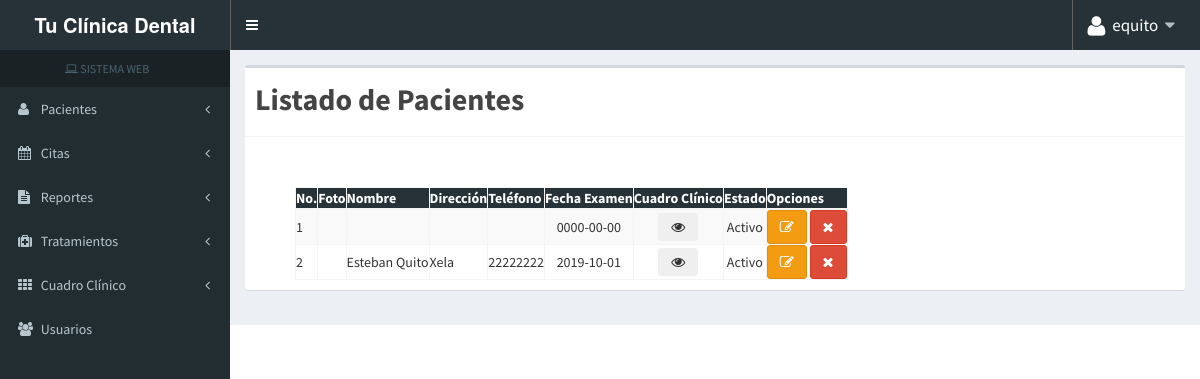
The page /listaPaciente.php (signed in) on the database as committed earlier.
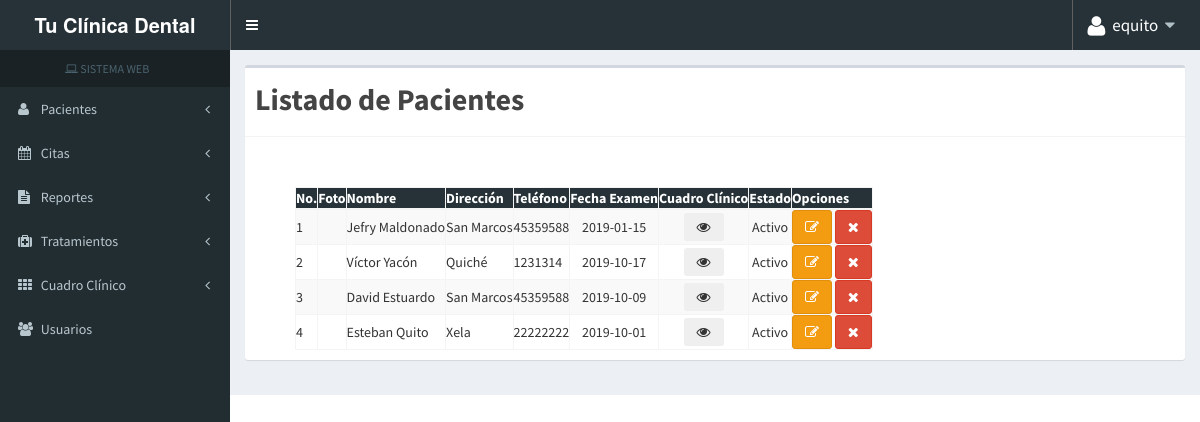
The same page on the database as committed later.
### tables this page shows
CREATE TABLE `tbl_pacientes` (
  `id_Pacientes` int(11) NOT NULL,
  `nombre_Pacientes` varchar(45) NOT NULL,
  `direccion_Pacientes` varchar(45) NOT NULL,
  `telefonoCasa` varchar(12) DEFAULT NULL,
  `telefonoCel` varchar(12) DEFAULT NULL,
  `fechaRegistro` date NOT NULL,
  `fechaNacimiento` date NOT NULL,
  `estadoCivil` varchar(45) DEFAULT NULL,
  `ocupacion` varchar(45) DEFAULT NULL,
  `recomendadoPor` varchar(45) DEFAULT NULL,
  `personaResponsable` varchar(40) DEFAULT NULL,
  `numeroRecomendaciones` int(11) DEFAULT NULL,
  `direccionResponsable` varchar(45) DEFAULT NULL,
  `medicoPersonal` varchar(45) DEFAULT NULL,
  `telefonoMedico` varchar(45) DEFAULT NULL,
  `fotografias` varchar(254) DEFAULT NULL,
  `estadoPaciente` varchar(45) NOT NULL
);

### listaPaciente.php (the view, shortened to what this page needs)
<?php
  $db =  new DbConnection;
  $conexion=$db->conectar();
?>
<!DOCTYPE html>
<html lang="en">
<head>
  <link rel="stylesheet" href="css/bootstrap.min.css">
  <link rel="stylesheet" href="css/font-awesome.css">
  <link rel="stylesheet" href="css/AdminLTE.min.css">
  <link rel="stylesheet" href="css/_all-skins.min.css">
  <link rel="stylesheet" href="css/jquery.dataTables.min.css">
  <link rel="stylesheet" href="DataTables/DataTables-1.10.18/dataTables.bootstrap.min.js">
  <link rel="stylesheet" href="css/alertify.min.css">
  <link rel="stylesheet" href="css/themes/default.min.css"/>
</head>
<body class="hold-transition skin-blue sidebar-mini">
<?php require_once 'plantilla.php';
 ?>
<div class="content-wrapper" style="margin-top:50px;">
  <section class="content">
    <div class="row">
      <div class="col-md-12">
        <div class="box">
          <div class="box-header with-border">
            <label style="font-size:30px;">Listado de Pacientes</label>
          </div>
          <div class="box-body">
            <br>
            <br>
              <div class="row" style="margin-left:25px;margin-right:25px;">
                <div class="col-md-12" >
                        <table class="display table-bordered table-hover table-striped" id="mytable">
                            <thead style="background: #263238; color:#FFFFFF;">
                                <tr>
                                    <th>No.</th>
                                    <th>Foto</th>
                                    <th>Nombre</th>
                                    <th>Dirección</th>
                                    <th>Teléfono</th>
                                    <th>Fecha Examen</th>
                                    <th>Cuadro Clínico</th>
                                    <th>Estado</th>
                                    <th>Opciones</th>
                                </tr>
                            </thead>
                            <tbody>
                                <?php
                                  $i = 0;
								  $sql="SELECT *From tbl_pacientes order by id_Pacientes desc";
								  $result=mysqli_query($conexion,$sql);
								  while($row=mysqli_fetch_array($result)){
									$i++;
                                ?>
                              <tr>
                <td><?php echo $i; ?></td>
                <td><<?php echo $row['fotografias'] ?>/td>
                <td class="font-weight-bold"><?php echo $row['nombre_Pacientes'] ?></td>
                <td><?php echo $row['direccion_Pacientes'] ?></td>
                <td><?php echo $row['telefonoCel'] ?></td>
                <td class="text-center"><?php echo $row['fechaRegistro'] ?></td>
                <td class="text-center">
                  <form action="detallecc.php" method="post">
                  <button type="submit" class="btn btn-light fa fa-eye" id="btndetalle"  title="Ver detalle"></button>
                  </form>
                </td>
                <td class="text-center"><?php
                  if ($row['estadoPaciente'] == 'activo') {
                    echo "Activo";
                  }
                  ?></td>
                <td>
                  <center>
										<button type="button" class="btn btn-warning " onclick="actualizar('<?php echo $row['id_Pacientes'] ?>','<?php echo $row['nombre_Pacientes'] ?>','<?php echo $row['direccion_Pacientes'] ?>','<?php echo $row['telefonoCel'] ?>')"  title="Editar" ><span class="fa fa-pencil-square-o edit"></span></button>
										<?php if ($row['estadoPaciente'] == 'activo') { ?>
										<button type="button" class="btn btn-danger" onclick="desactivar('<?php echo $row['id_Pacientes']; ?>','<?php echo $row['nombre_Pacientes']; ?>')"  title="Desactivar" ><i class="fa fa-times"></i></button>
										<?php }if ($row['estadoPaciente'] == 'inactivo') { ?>
										<button type="button" class="btn btn-success" onclick="activar('<?php echo $row['id_Pacientes'] ?>','<?php echo $row['nombre_Pacientes'] ?>')"  title="Activar" ><i class="fa fa-check"></i></button>
										<?php }  ?>
								  </center>
                                    </td>
                              </tr>
								<?php
								  }
                                ?>
                          </tbody>
                          </table>
                  </div>
                </div>
            </div>
          </div>
        </div>
      </div>
    </div>
</body>
</html>

### plantilla.php (shortened to what this page needs)
    <div class="wrapper">
      <header class="main-header" style="position: fixed; width:100%;-moz-box-shadow: 1px 1px 3px #212121;">
        <a href="index.php" class="logo" style="background:#263238;">
          <span class="logo-lg"><b>Tu Clínica Dental</b></span>
        </a>
        <nav class="navbar navbar-static-top" role="navigation" style="background:#263238;">
          <a href="#" class="sidebar-toggle" data-toggle="offcanvas" role="button"style="background:#263238; border-left: 1px solid #616161;">
          </a>
          <div class="navbar-custom-menu" style="border-left: 1px solid #616161; font-size: 17px;">
            <ul class="nav navbar-nav">
              <li class="nav-item dropdown">
                <a href="#" class="dropdown-toggle" data-toggle="dropdown" style="height:50px;">
                  <i class="fa fa-user fa-lg"></i>&nbsp; <?php echo $_SESSION["usuario"]; ?>&nbsp;
                  <i class="fa fa-caret-down" aria-hidden="true" style="color: #b0bec5;"></i>&nbsp;&nbsp;&nbsp;
                </a>
              </li>
            </ul>
          </div>
        </nav>
      </header>
      <aside class="main-sidebar" style="position: fixed;">
        <section class="sidebar">
          <ul class="sidebar-menu">
            <li class="header"><i class="fa fa-laptop" style="margin-left: 50px; text-size:40px;"></i> SISTEMA WEB</li>
            <li class="treeview">
              <a href="#">
                <i class="fa fa-user" aria-hidden="true"></i>
                <span>Pacientes</span>
                <i class="fa fa-angle-left pull-right"></i>
              </a>
            </li>
            <li class="treeview">
              <a href="#">
			  	<i class="fa fa-calendar" aria-hidden="true"></i>
                <span>Citas</span>
                 <i class="fa fa-angle-left pull-right"></i>
              </a>
            </li>
            <li class="treeview">
              <a href="#">
			  	<i class="fa fa-file-text" aria-hidden="true"></i>
                <span>Reportes</span>
                 <i class="fa fa-angle-left pull-right"></i>
              </a>
            </li>
            <li class="treeview">
              <a href="#">
			  	<i class="fa fa-medkit" aria-hidden="true"></i>
                <span>Tratamientos</span>
                 <i class="fa fa-angle-left pull-right"></i>
              </a>
            </li>
            <li class="treeview">
              <a href="#">
                <i class="fa fa-th"></i>
                <span>Cuadro Clínico</span>
                 <i class="fa fa-angle-left pull-right"></i>
              </a>
            </li>
            <li>
				<a href="usuario.php">
					<i class="fa fa-users" aria-hidden="true"></i>
					<span>Usuarios</span>
				</a>
            </li>
          </ul>
        </section>
      </aside>
</div>

Rows that differ between the two databases and show on the page:
added tbl_pacientes: nombre_Pacientes "Jefry Maldonado", direccion_Pacientes "San Marcos", telefonoCel "45359588", fechaRegistro "2019-01-15", estadoPaciente "Activo"
added tbl_pacientes: nombre_Pacientes "Víctor Yacón", direccion_Pacientes "Quiché", telefonoCel "1231314", fechaRegistro "2019-10-17", estadoPaciente "Activo"
changed tbl_pacientes: nombre_Pacientes (not shown) → "David Estuardo"; direccion_Pacientes (not shown) → "San Marcos"; telefonoCel (not shown) → "45359588"; fechaRegistro "0000-00-00" → "2019-10-09"
